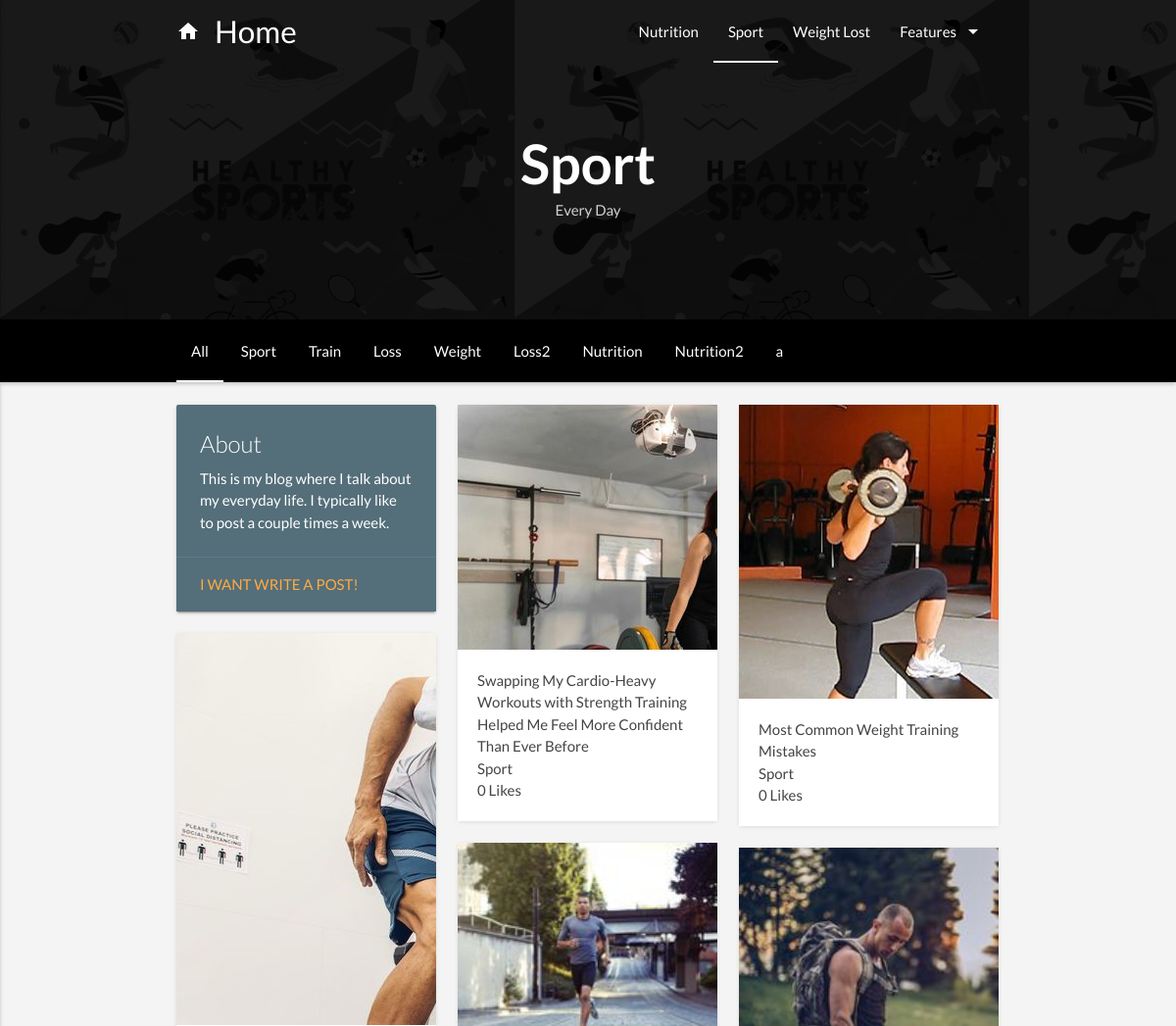
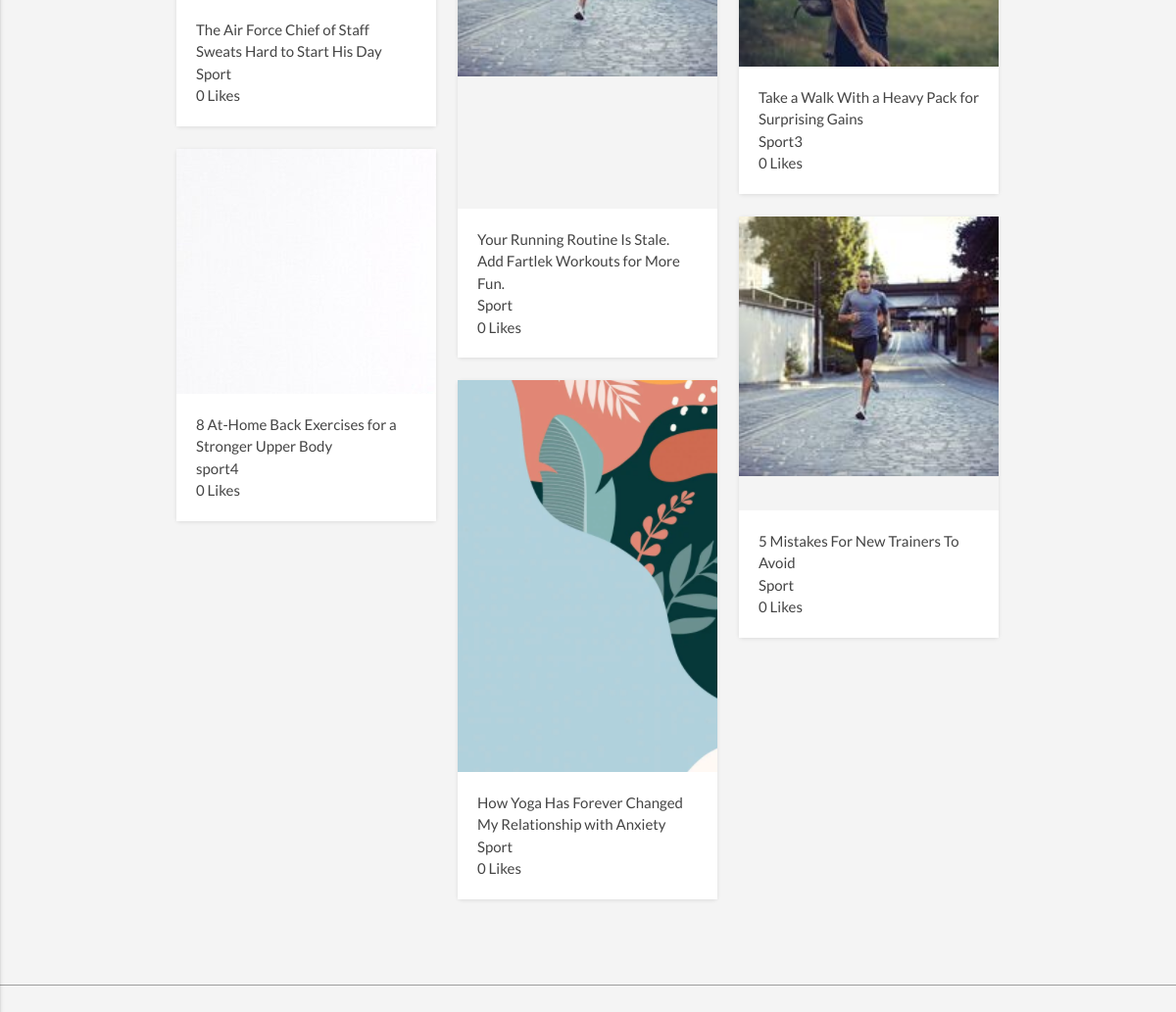
Screenshot of /myblog/sport with the database file from the repository (2 pictures, top to bottom).
### blog/models.py (models this page shows, shortened)
class Post(models.Model):
    category = models.ForeignKey(Categories, related_name='posts', on_delete=models.SET_NULL, null=True)
    author = models.ForeignKey(User, on_delete=models.SET_NULL, null=True)
    title = models.CharField(max_length=250)
    slug = models.SlugField(unique=True, max_length=100)
    description = models.TextField(max_length=10000)
    content = models.TextField(default='(empty)')
    published = models.DateField(auto_now_add=True)
    pic = models.ImageField(upload_to='pics', null=True, blank=True, default='default.png')
    enabled = models.BooleanField(default=True)
    tags = TaggableManager()
    likes = models.IntegerField(default=0)
    class Meta:
        ordering = ['-published']

### blog/views.py (the view)
# urls.py: path('sport', blog_sport, name='blog_sport'),
def blog_sport(request):
    if request.user is not None:
        user = request.user
        username = user.username
    posts = Post.objects.all().filter(category='1').filter(enabled=True).order_by('-published', )
    common_tags = Tag.objects.all()
    form_c = CommentForm()
    try:
        post_slug = request.POST['slug']
        comment_name = request.POST['name']
        comment_email = request.POST['email']
        comment_body = request.POST['body']
    except:
        post_slug = None
    if request.method == 'POST' and post_slug is not None:
        post = models.Post.objects.get(slug=post_slug)
        comment_post = models.Comment.objects.create(post=post, name=comment_name, body=comment_body, email=comment_email)
        comment_post.save()
    return render(request, 'blog/sport.html', locals())

### templates/blog/sport.html (shortened to what this page needs)
{% extends 'blog/base_blog.html' %}
{% load static %}
{% block Top_background %}{% static 'images/background_picture.jpg' %}{% endblock %}
{% block color1 %}black{% endblock %}
{% block color2 %}black{% endblock %}
{% block header_title %}
    <h1>Sport</h1>
    <div class="tagline">Every Day</div>
{% endblock %}
{% block categories %}
    <li class="active"><a href="#all">All</a></li>
    {% for tag in common_tags %}
        <li><a href="#{{ tag }}">{{ tag }}</a></li>
    {% endfor %}
{% endblock %}
{% block content %}
    {% for post in posts %}
        <div class="col l4 m6 s12 gallery-item gallery-expand gallery-filter {{ post.tags.all |cut:'<QuerySet [' | cut:'<Tag: ' | cut:'>' | cut:',' | cut:']' }} ">
            <div class="gallery-curve-wrapper">
                <a class="gallery-cover gray" style="height: {% cycle '250px' '300px' '400px' '400px' '250px' %};">
                {% if post.pic.url %}
                    <img src="{{ post.pic.url }}" alt="placeholder">
                {% else %}
                    <img src="http://placehold.it/1280x500" alt="placeholder">
                {% endif %}
                </a>
                <div class="gallery-header">
                    <span>{{ post.title }}</span>
                    <br>
                    <span>{{ post.description | truncatechars:100 }}</span>
                    <br>
                    <span>{{ post.likes }} Likes</span>
                </div>
            </div>
            <div class="gallery-action">
            </div>
        </div>
    {% endfor %}
{% endblock %}

### rows the page displays
Tag: name "Sport"
Tag: name "Train"
Tag: name "Loss"
Tag: name "Weight"
Tag: name "Loss2"
Tag: name "Nutrition"
Tag: name "Nutrition2"
Tag: name "a"
Post: pic (picture), title "Swapping My Cardio-Heavy Workouts with Strength Training Helped Me Feel More Confident Than Ever Before", description "Sport", likes "0"
Post: pic (picture), title "Most Common Weight Training Mistakes", description "Sport", likes "0"
Post: pic (picture), title "The Air Force Chief of Staff Sweats Hard to Start His Day", description "Sport", likes "0"
Post: pic (picture), title "Your Running Routine Is Stale. Add Fartlek Workouts for More Fun.", description "Sport", likes "0"
Post: pic (picture), title "Take a Walk With a Heavy Pack for Surprising Gains", description "Sport3", likes "0"
Post: pic (picture), title "8 At-Home Back Exercises for a Stronger Upper Body", description "sport4", likes "0"
Post: pic (picture), title "5 Mistakes For New Trainers To Avoid", description "Sport", likes "0"
Post: pic (picture), title "How Yoga Has Forever Changed My Relationship with Anxiety", description "Sport", likes "0"
